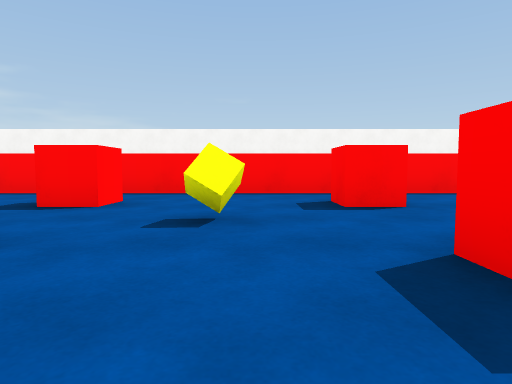
[1] (above)

14 first-person views from a walk through a 3-D level made in the Unity game engine. The camera is 0.62 m above the floor, tilts 4° down and sees 75° across. The floor is counted in squares, 2 m on a side. Each view is taken from the middle of a square. On the plan, view 1 faces up. The plan holds only what a view shows up to about 9 squares ahead; the rest is blank. The place goes on beyond the plan. Surface patterns are stand-ins for the level's own textures.

[2]
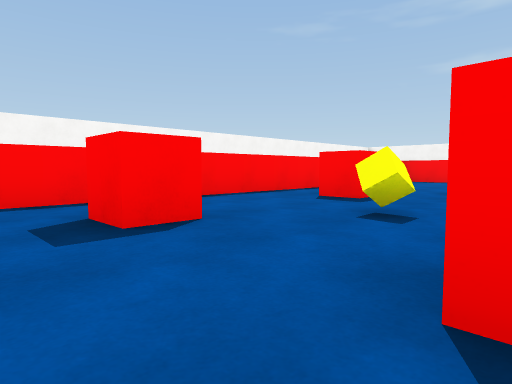

[3]
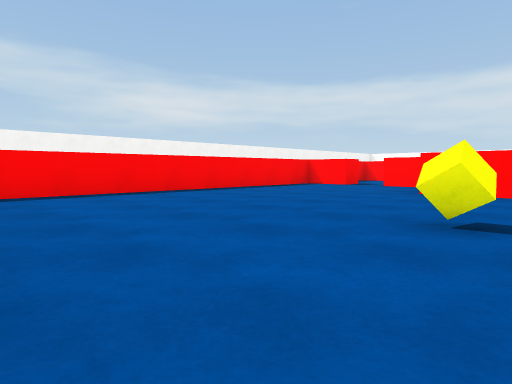

[4]
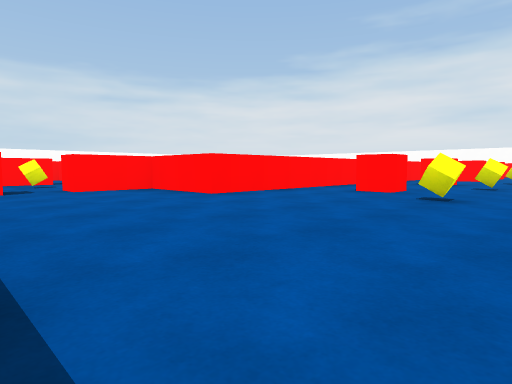

[5]
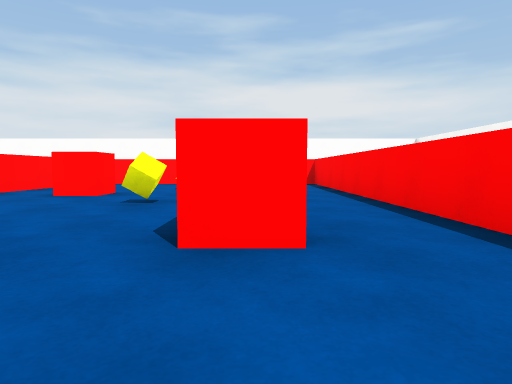

[6]
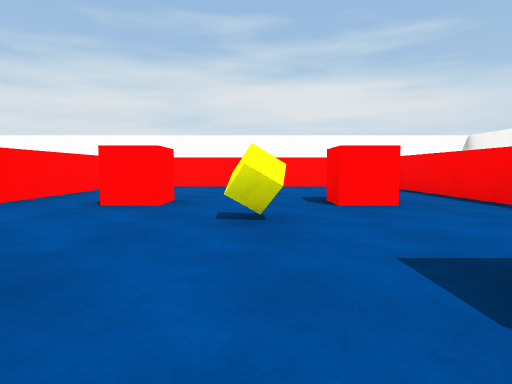

[7]
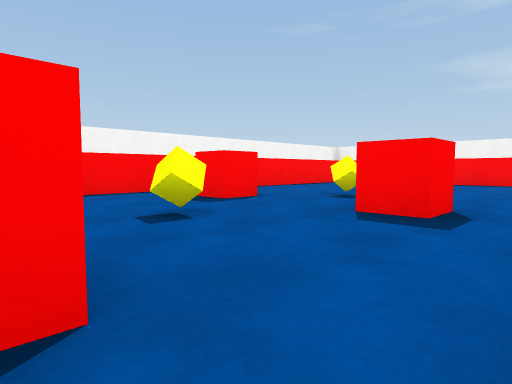

[8]
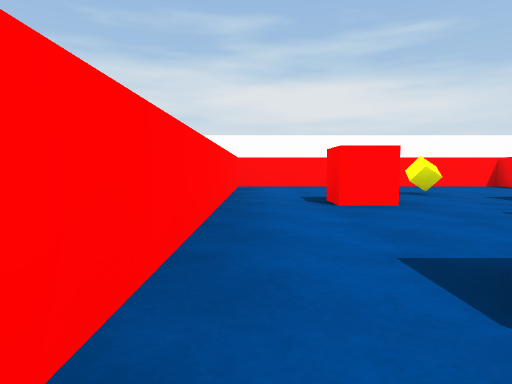

[9]
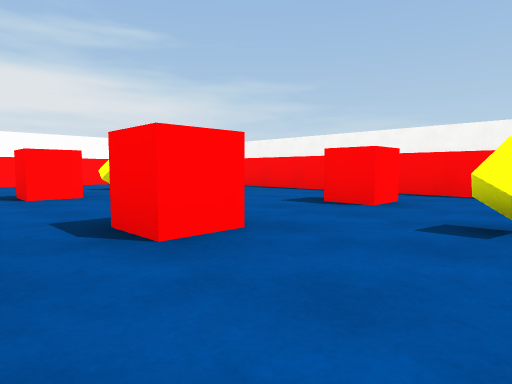

[10]
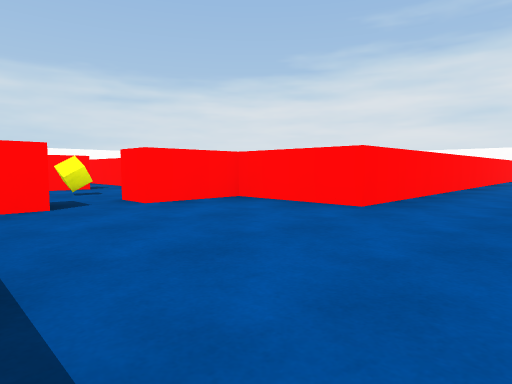

[11]
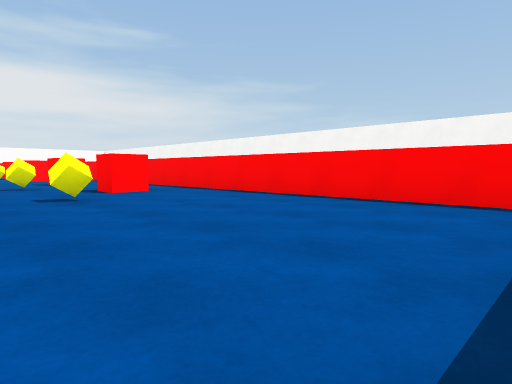

[12]
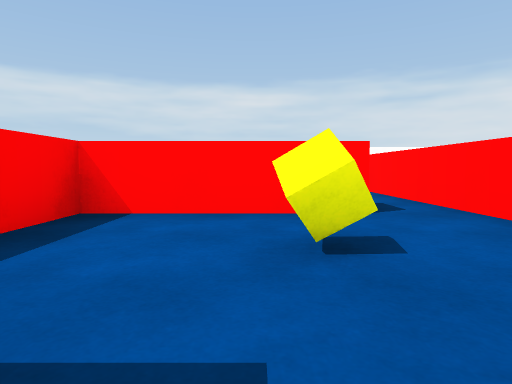

[13]
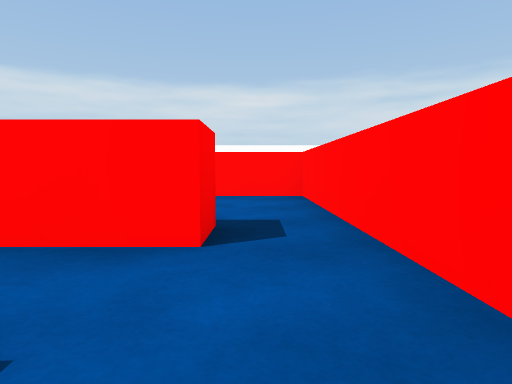

[14]
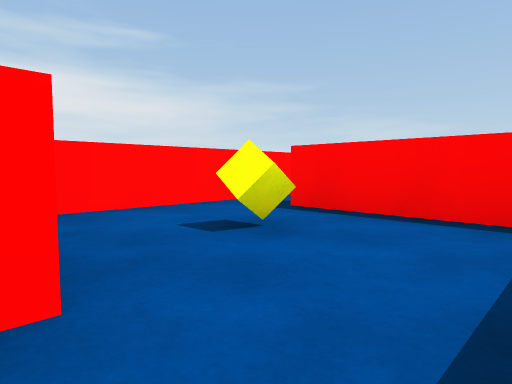

### Floor plan
Key: @ floor where view 1 was taken; # wall or solid block; . floor; C yellow cube.
Columns run from 7 left of view 1 to 9 right of it. Each row starts with its distance up from view 1.
  5 #################
  4 #...............#
  3 #..#.#..#.#.....#
  2 #.C.C..C.C..C...#
  1 #..#.#..#.#.....#
  0 #......@........#
 -1 #############...#
 -2             #...#
 -3             #.C.#
 -4             #...#
 -5             #.###
 -6             #.C.
 -7             ###.

Where each view was taken, in squares from view 1:
view 1: 0 up, 0 right, facing up
view 2: 1 up, 0 right, facing up-right
view 3: 4 up, 4 right, facing down-right
view 4: 3 up, 8 right, facing down-left
view 5: 3 up, 0 right, facing left
view 6: 2 up, 1 left, facing left
view 7: 0 up, 1 right, facing up-right
view 8: 0 up, 1 left, facing left
view 9: 0 up, 0 right, facing up-left
view 10: 1 up, 8 right, facing down-left
view 11: 1 up, 8 right, facing up-left
view 12: 2 down, 7 right, facing down
view 13: 3 down, 6 right, facing down
view 14: 7 down, 8 right, facing up-left
